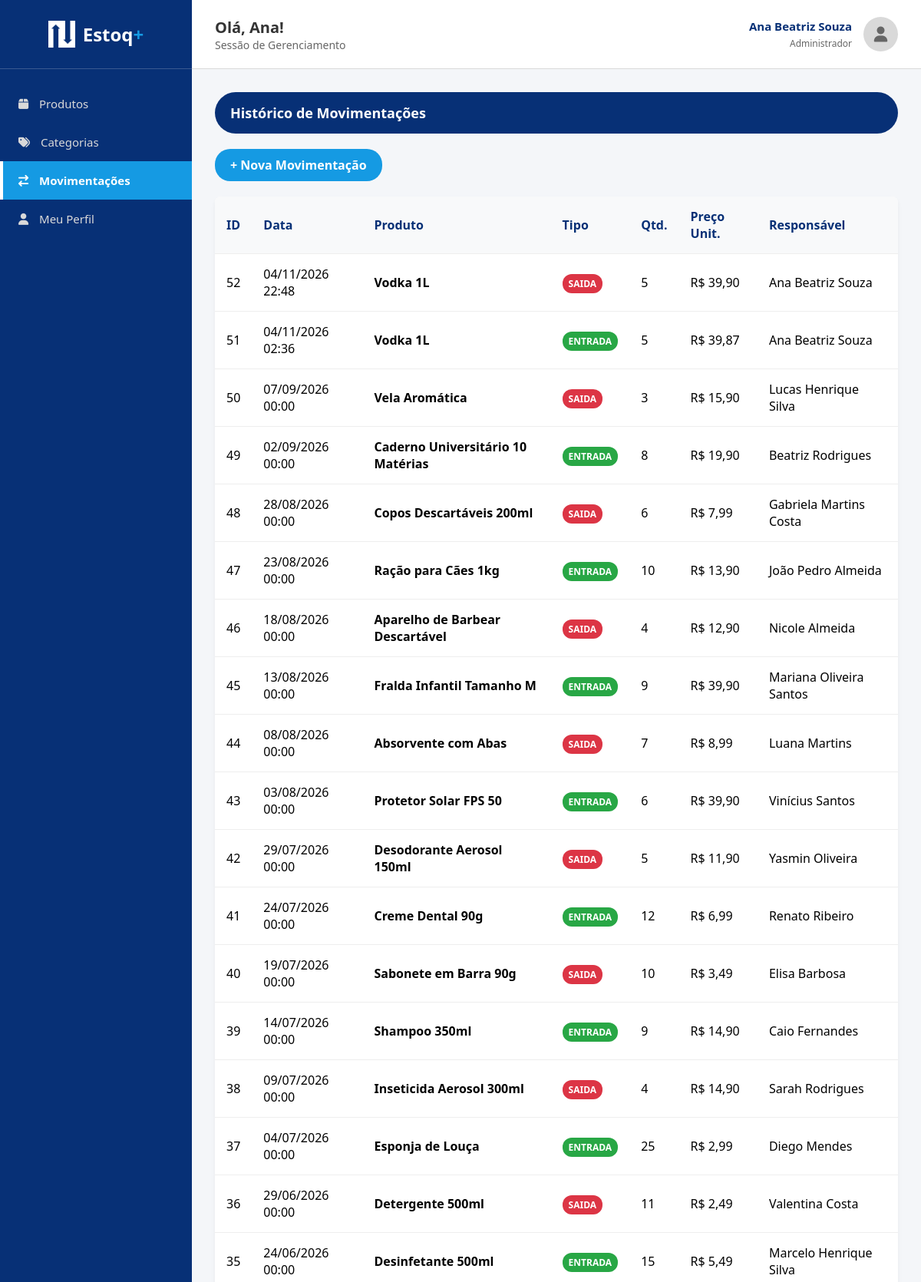
The page /movimentacoes/index.php (signed in, upper part) on the database its author committed.
### tables this page shows
CREATE TABLE `movimentacoes` (
  `id_movimentacao` int(11) NOT NULL,
  `id_produto` int(11) NOT NULL,
  `id_usuario` int(11) NOT NULL,
  `tipo` enum('entrada','saida') NOT NULL,
  `quantidade` int(11) NOT NULL,
  `preco_unitario` decimal(10,2) NOT NULL,
  `data_movimentacao` datetime NOT NULL DEFAULT current_timestamp(),
  `observacao` varchar(255) DEFAULT NULL
);

CREATE TABLE `produtos` (
  `id_produto` int(11) NOT NULL,
  `codigo` varchar(50) NOT NULL,
  `nome` varchar(150) NOT NULL,
  `id_categoria` int(11) NOT NULL,
  `quantidade_estoque` int(11) NOT NULL DEFAULT 0,
  `preco_venda` decimal(10,2) NOT NULL
);

CREATE TABLE `usuarios` (
  `id_usuario` int(11) NOT NULL,
  `nome` varchar(150) NOT NULL,
  `email` varchar(150) NOT NULL,
  `telefone` varchar(20) DEFAULT NULL,
  `senha` varchar(255) NOT NULL,
  `cargo` varchar(50) NOT NULL,
  `ativo` tinyint(1) NOT NULL DEFAULT 1
);

### movimentacoes/index.php (the view, shortened to what this page needs)
<?php
require '../config/conexao.php';
$sql = "SELECT m.id_movimentacao, p.nome AS produto, u.nome AS usuario,
               m.tipo, m.quantidade, m.preco_unitario, m.data_movimentacao, m.observacao
        FROM movimentacoes m
        INNER JOIN produtos p ON m.id_produto = p.id_produto
        INNER JOIN usuarios u ON m.id_usuario = u.id_usuario
        ORDER BY m.data_movimentacao DESC, m.id_movimentacao DESC";
$resultado = $conn->query($sql);
require '../includes/header.php';
?>
<div class="page-title-bar">Histórico de Movimentações</div>
<a href="criar.php" class="btn-primary">+ Nova Movimentação</a>
<table>
    <thead>
        <tr>
            <th>ID</th>
            <th>Data</th>
            <th>Produto</th>
            <th>Tipo</th>
            <th>Qtd.</th>
            <th>Preço Unit.</th>
            <th>Responsável</th>
        </tr>
    </thead>
    <tbody>
        <?php while($mov = $resultado->fetch_assoc()): ?>
            <tr>
                <td><?= $mov['id_movimentacao'] ?></td>
                <td><?= date('d/m/Y H:i', strtotime($mov['data_movimentacao'])) ?></td>
                <td><strong><?= htmlspecialchars($mov['produto']) ?></strong></td>
                <td>
                    <span class="<?= $mov['tipo'] == 'entrada' ? 'badge-entrada' : 'badge-saida' ?>">
                        <?= strtoupper($mov['tipo']) ?>
                    </span>
                </td>
                <td><?= $mov['quantidade'] ?></td>
                <td>R$ <?= number_format($mov['preco_unitario'], 2, ',', '.') ?></td>
                <td><?= htmlspecialchars($mov['usuario']) ?></td>
            </tr>
        <?php endwhile; ?>
    </tbody>
</table>
<?php require '../includes/footer.php'; ?>

### css/style.css (style rules this page uses)
* { margin: 0; padding: 0; box-sizing: border-box; font-family: 'Segoe UI', Tahoma, Geneva, Verdana, sans-serif; }
body { background-color: #f4f6f9; display: flex; height: 100vh; overflow: hidden; }
.page-title-bar { background-color: #073076; color: white; padding: 15px 20px; border-radius: 30px; margin-bottom: 20px; font-size: 18px; font-weight: bold; }
table { width: 100%; border-collapse: collapse; background: white; box-shadow: 0 4px 6px rgba(0,0,0,0.05); border-radius: 8px; overflow: hidden; }
th, td { padding: 15px; text-align: left; border-bottom: 1px solid #eee; }
th { background-color: #f8f9fa; color: #073076; font-weight: bold; }
.btn-primary { background-color: #159AE3; color: white; padding: 10px 20px; text-decoration: none; border-radius: 20px; border: none; cursor: pointer; font-weight: bold; display: inline-block; margin-bottom: 20px; transition: 0.3s; }
.badge-entrada { background: #28a745; color: white; padding: 4px 8px; border-radius: 12px; font-size: 12px; font-weight: bold; }
.badge-saida { background: #dc3545; color: white; padding: 4px 8px; border-radius: 12px; font-size: 12px; font-weight: bold; }

### rows shown on the page
movimentacoes: id_movimentacao "52", data_movimentacao "04/11/2026 22:48", id_produto.nome "Vodka 1L", tipo "SAIDA", quantidade "5", preco_unitario "39,90", id_usuario.nome "Ana Beatriz Souza"
movimentacoes: id_movimentacao "51", data_movimentacao "04/11/2026 02:36", id_produto.nome "Vodka 1L", tipo "ENTRADA", quantidade "5", preco_unitario "39,87", id_usuario.nome "Ana Beatriz Souza"
movimentacoes: id_movimentacao "50", data_movimentacao "07/09/2026 00:00", id_produto.nome "Vela Aromática", tipo "SAIDA", quantidade "3", preco_unitario "15,90", id_usuario.nome "Lucas Henrique Silva"
movimentacoes: id_movimentacao "49", data_movimentacao "02/09/2026 00:00", id_produto.nome "Caderno Universitário 10 Matérias", tipo "ENTRADA", quantidade "8", preco_unitario "19,90", id_usuario.nome "Beatriz Rodrigues"
movimentacoes: id_movimentacao "48", data_movimentacao "28/08/2026 00:00", id_produto.nome "Copos Descartáveis 200ml", tipo "SAIDA", quantidade "6", preco_unitario "7,99", id_usuario.nome "Gabriela Martins Costa"
movimentacoes: id_movimentacao "47", data_movimentacao "23/08/2026 00:00", id_produto.nome "Ração para Cães 1kg", tipo "ENTRADA", quantidade "10", preco_unitario "13,90", id_usuario.nome "João Pedro Almeida"
movimentacoes: id_movimentacao "46", data_movimentacao "18/08/2026 00:00", id_produto.nome "Aparelho de Barbear Descartável", tipo "SAIDA", quantidade "4", preco_unitario "12,90", id_usuario.nome "Nicole Almeida"
movimentacoes: id_movimentacao "45", data_movimentacao "13/08/2026 00:00", id_produto.nome "Fralda Infantil Tamanho M", tipo "ENTRADA", quantidade "9", preco_unitario "39,90", id_usuario.nome "Mariana Oliveira Santos"
movimentacoes: id_movimentacao "44", data_movimentacao "08/08/2026 00:00", id_produto.nome "Absorvente com Abas", tipo "SAIDA", quantidade "7", preco_unitario "8,99", id_usuario.nome "Luana Martins"
movimentacoes: id_movimentacao "43", data_movimentacao "03/08/2026 00:00", id_produto.nome "Protetor Solar FPS 50", tipo "ENTRADA", quantidade "6", preco_unitario "39,90", id_usuario.nome "Vinícius Santos"
movimentacoes: id_movimentacao "42", data_movimentacao "29/07/2026 00:00", id_produto.nome "Desodorante Aerosol 150ml", tipo "SAIDA", quantidade "5", preco_unitario "11,90", id_usuario.nome "Yasmin Oliveira"
movimentacoes: id_movimentacao "41", data_movimentacao "24/07/2026 00:00", id_produto.nome "Creme Dental 90g", tipo "ENTRADA", quantidade "12", preco_unitario "6,99", id_usuario.nome "Renato Ribeiro"
movimentacoes: id_movimentacao "40", data_movimentacao "19/07/2026 00:00", id_produto.nome "Sabonete em Barra 90g", tipo "SAIDA", quantidade "10", preco_unitario "3,49", id_usuario.nome "Elisa Barbosa"
movimentacoes: id_movimentacao "39", data_movimentacao "14/07/2026 00:00", id_produto.nome "Shampoo 350ml", tipo "ENTRADA", quantidade "9", preco_unitario "14,90", id_usuario.nome "Caio Fernandes"
movimentacoes: id_movimentacao "38", data_movimentacao "09/07/2026 00:00", id_produto.nome "Inseticida Aerosol 300ml", tipo "SAIDA", quantidade "4", preco_unitario "14,90", id_usuario.nome "Sarah Rodrigues"
movimentacoes: id_movimentacao "37", data_movimentacao "04/07/2026 00:00", id_produto.nome "Esponja de Louça", tipo "ENTRADA", quantidade "25", preco_unitario "2,99", id_usuario.nome "Diego Mendes"
movimentacoes: id_movimentacao "36", data_movimentacao "29/06/2026 00:00", id_produto.nome "Detergente 500ml", tipo "SAIDA", quantidade "11", preco_unitario "2,49", id_usuario.nome "Valentina Costa"
movimentacoes: id_movimentacao "35", data_movimentacao "24/06/2026 00:00", id_produto.nome "Desinfetante 500ml", tipo "ENTRADA", quantidade "15", preco_unitario "5,49", id_usuario.nome "Marcelo Henrique Silva"

### other values the page prints
explode(' ', $_SESSION['usuario_nome'])[0] "Ana"
$_SESSION['usuario_nome'] "Ana Beatriz Souza"
$_SESSION['usuario_cargo'] "Administrador"
